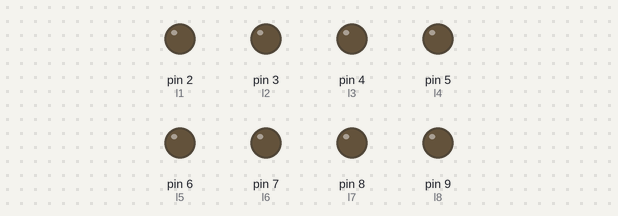
A sketch run on a simulated Arduino Uno, built with avr-gcc and run on an emulated ATmega328P. Shown: output pins drawn as LEDs (lit = HIGH). Random numbers use the default seed unless the sketch sets one; what the sketch prints to the serial monitor is not drawn.

Above: at 0.1 s.
At 3.3 s:
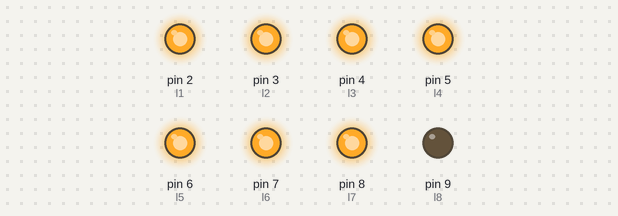
At 16.3 s:
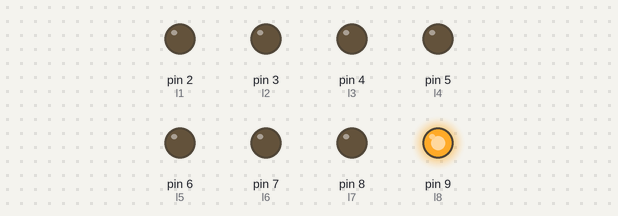
At 29.6 s:
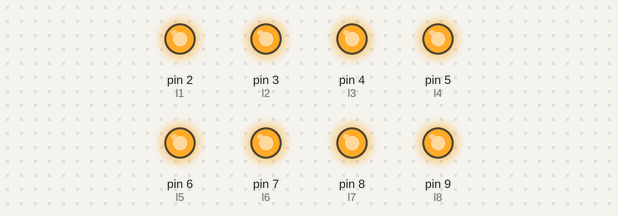
Timing chart, 0 to 40.0 s (numbered marks = the images above):
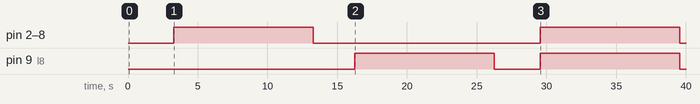

Measured:
- by itself, pin 2 (l1), pin 3 (l2), pin 4 (l3), pin 5 (l4), pin 6 (l5), pin 7 (l6), pin 8 (l7): alternates HIGH for 10.0 s and LOW for 16.3 s
- by itself, pin 9 (l8): alternates HIGH for 10.0 s and LOW for 3.3 s

The sketch:

Binary.ino
```cpp
int arr[50], num = 50, i; // Declaring the variables
int l1 = 2;
int l2 = 3;
int l3 = 4;
int l4 = 5;
int l5 = 6;
int l6 = 7;
int l7 = 8;
int l8 = 9;
String maxString = "";
String minString = "";

void setup() {                 // Starting the Serial Monitor and making sure that the pins are declared.
  Serial.begin(9600);
  Serial.flush();
  pinMode(l1, OUTPUT);
  pinMode(l2, OUTPUT);
  pinMode(l3, OUTPUT);
  pinMode(l4, OUTPUT);
  pinMode(l5, OUTPUT);
  pinMode(l6, OUTPUT);
  pinMode(l7, OUTPUT);
  pinMode(l8, OUTPUT);
}

void loop() {
  randomGen();                 // Runs the random number generator so that the
  sort(arr, 50);               // Runs the bubble sort against the array

  Serial.print("Sorted Array: ");
  for (int i = 0; i < 50; i++) {
    Serial.print(arr[i]);
    Serial.print(",");
  }
  char s1[6];
  char s2[6];
  Serial.println("");
  Serial.print("Max Number: ");
  Serial.print(arr[49]);     // Outputs highest number
  Serial.println("");
  Serial.print("In Binary:");
  int maxNumber = arr[49];
  getBin (maxNumber, s1);   // Turns to binary
  maxString = s1;
  Serial.print(s1);
  Serial.println("");
  Serial.print("Min Number: ");
  Serial.print(arr[0]);      // Outputs lowest number
  Serial.println("");
  Serial.print("In Binary:");
  int minNumber = arr[0];
  getBin (minNumber, s2);   // Turns to binary
  minString = s2;
  Serial.print(s2);
  Serial.println("");
  Serial.println("");
  Serial.println("Preparing to display Max Number binary on LEDs in:");
  Serial.print("3...");
  delay(1000);
  Serial.print("2...");
  delay(1000);
  Serial.print("1...");
  delay(1000);
  Serial.println("Displaying now!");
  lights();             // Runs the LEDS to turn on and off

  delay(10000);
  digitalWrite(l1, LOW);  // Turns all the lights off.
  digitalWrite(l2, LOW);
  digitalWrite(l3, LOW);
  digitalWrite(l4, LOW);
  digitalWrite(l5, LOW);
  digitalWrite(l6, LOW);
  digitalWrite(l7, LOW);
  digitalWrite(l8, LOW);
}

void randomGen() {                // Random number generator
  for (i = 0; i < num; i++) {
    arr[i] = 1 + (rand() % 255);
  }
}

void sort(int a[], int size) {           // Bubble sort
  for (int i = 0; i < (size - 1); i++) {
    for (int o = 0; o < (size - (i + 1)); o++) {
      if (a[o] > a[o + 1]) {
        int t = a[o];
        a[o] = a[o + 1];
        a[o + 1] = t;
      }
    }
  }
}

void getBin(int value, char* output) // Turns max/min number to binary
{
  int i;
  output[8] = '\0';
  for (i = 7; i >= 0; --i, value >>= 1)
  {
    output[i] = (value & 1) + '0';
  }
}

void lights()          // Reads if the digit from the binary is 0 or 1. If 1 the led is turned on.
{
  String firstchar = maxString.substring(0, 1);  // Splits the max string into a substring. This is each light can be provided a digit. This determines if it is a 1 or a 0
  String secchar = maxString.substring(1, 2);
  String thirdchar = maxString.substring(2, 3);
  String fourthchar = maxString.substring(3, 4);
  String fifthchar = maxString.substring(4, 5);
  String sixthchar = maxString.substring(5, 6);
  String seventhchar = maxString.substring(6, 7);
  String eighthchar = maxString.substring(7, 8);

  if (firstchar.equals("1")) {    // If statement. If the the first substring = 1 then the led turns on
    digitalWrite(l1, HIGH);
  }
  if (secchar.equals("1")) {
    digitalWrite(l2, HIGH);
  }
  if (thirdchar.equals("1")) {
    digitalWrite(l3, HIGH);
  }
  if (fourthchar.equals("1")) {
    digitalWrite(l4, HIGH);
  }
  if (fifthchar.equals("1")) {
    digitalWrite(l5, HIGH);
  }
  if (sixthchar.equals("1")) {
    digitalWrite(l6, HIGH);
  }
  if (seventhchar.equals("1")) {
    digitalWrite(l7, HIGH);
  }
  if (eighthchar.equals("1")) {
    digitalWrite(l8, HIGH);
  }

  delay(10000);
  digitalWrite(l1, LOW);
  digitalWrite(l2, LOW);
  digitalWrite(l3, LOW);
  digitalWrite(l4, LOW);
  digitalWrite(l5, LOW);
  digitalWrite(l6, LOW);
  digitalWrite(l7, LOW);
  digitalWrite(l8, LOW);


  Serial.println("Preparing to display Min Number binary on LEDs in:");  // Delay gives some time for the first binary to be read and gives time for viewer to get ready for the next
  Serial.print("3...");
  delay(1000);
  Serial.print("2...");
  delay(1000);
  Serial.print("1...");
  delay(1000);
  Serial.println("Displaying now!");
  Serial.println("");

  firstchar = minString.substring(0, 1); // Repeats the above but for the minimum string
  secchar = minString.substring(1, 2);
  thirdchar = minString.substring(2, 3);
  fourthchar = minString.substring(3, 4);
  fifthchar = minString.substring(4, 5);
  sixthchar = minString.substring(5, 6);
  seventhchar = minString.substring(6, 7);
  eighthchar = minString.substring(7, 8);

  if (firstchar.equals("1")) {
    digitalWrite(l1, HIGH);
  }
  if (secchar.equals("1")) {
    digitalWrite(l2, HIGH);
  }
  if (thirdchar.equals("1")) {
    digitalWrite(l3, HIGH);
  }
  if (fourthchar.equals("1")) {
    digitalWrite(l4, HIGH);
  }
  if (fifthchar.equals("1")) {
    digitalWrite(l5, HIGH);
  }
  if (sixthchar.equals("1")) {
    digitalWrite(l6, HIGH);
  }
  if (seventhchar.equals("1")) {
    digitalWrite(l7, HIGH);
  }
  if (eighthchar.equals("1")) {
    digitalWrite(l8, HIGH);
  }
}
```
